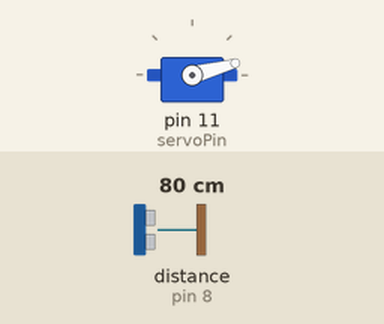
This sketch was run on a simulated Arduino Uno, built with avr-gcc and run on an emulated ATmega328P. Shown: servo. Wiring (inferred from the names in the program): ultrasonic range finder: trigger pin 7; echo pin 8. The inputs (shaded band) are chosen by the test bench; at power-on: distance to the obstacle (sensor on pin 8) 80 cm. The echo pulse lasts 58.3 µs per cm; what the sketch prints to the serial monitor is not drawn.

Above: at 1.29 s.
1.3 s: distance to the obstacle (sensor on pin 8) set to 2 cm
At 2.25 s:
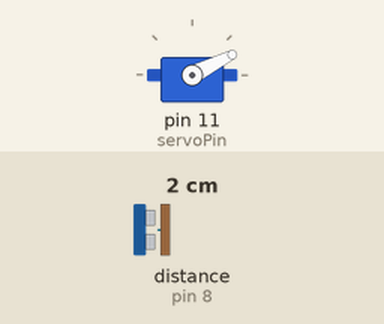
4.3 s: distance to the obstacle (sensor on pin 8) set to 4 cm
At 4.33 s:
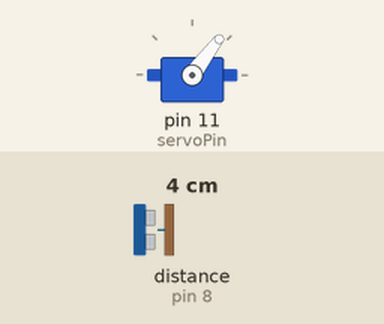
Timing chart, 0 to 22.3 s (numbered marks = the images above; inputs shaded):
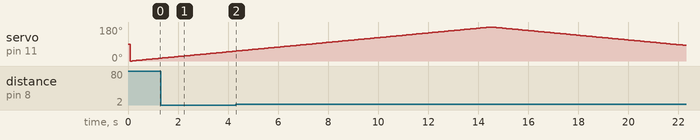

Measured:
- by itself, servo on pin 11 (servoPin): rises from 52° to 180° in 10.2 s, then falls to 83° in 7.8 s

The sketch:

kadai7-2-1.ino
```cpp
#include <Servo.h>
#include <MsTimer2.h>

Servo servo; //Servo クラスのインスタンス servo を生成
const int trig = 7; //Trig ピンに接続する Arduino のピン番号
const int echo = 8; //Echo ピンに接続する Arduino のピン番号
const int servoPin = 11; //サーボモータの信号線に接続する Arduino のピン番号
unsigned long interval; //Echo のパルス幅(μs)
int distance; //距離(cm)
int angle; //回す角度
float wait; //待機時間
boolean clockwise = false; //時計回りかどうか

void setup() {
  Serial.begin(9600); //シリアル通信を 9600bps で初期化
  pinMode(trig, OUTPUT); //trig を出力ポートに設定
  pinMode(echo, INPUT); //echo を入力ポートに設定
  servo.attach(servoPin); //制御の対象を servoPin に割り当て
  angle = 0;
  wait = 80;
  //15秒で180度回転したいので
  //1度回転ごとに15 / 180秒待てば良い
  MsTimer2::set(wait,anglechange);
  MsTimer2::start(); //タイマ割り込みスタート

  //
}
void anglechange() {
  servo.write(angle); //角度をサーボモータに出力
  if (clockwise)  angle --; //時計回りなら角度を小さくしていく
  else {
    angle ++; //半時計回りなら角度を大きくしていく
  }
  if (angle == 180) clockwise = true; //角度が180に到達したら時計回りに変更
  if (angle == 0) clockwise = false; //角度が0に到達したら半時計回りにする
}

void loop() {
  digitalWrite(trig, HIGH); //10μs のパルスを超音波センサの Trig ピンに出力
  delayMicroseconds(10);
  digitalWrite(trig, LOW);
  interval = pulseIn(echo, HIGH, 3452); //Echo 信号が HIGH である時間(μs)を計測
  //0.61*25 + 331.5 = 346.75
  //346.75 * x * 100 / 2 = 60
  //x = 3452
  distance = 340 * interval / 10000 / 2; //距離(cm)に変換

  if (distance > 60 ) { //距離が60cmを超えたら60とする
    distance = 60;
  }
  Serial.write('H'); //ハンドシェイク用の記号
  Serial.write(distance); //距離を送信,60までなので1byteでok
  Serial.write(angle); //角度を送信,180までなので1byteでok
  delay(60);
   //Trig を再度 HIGH にするまでに 60ms 以上の間隔をあける(HC-SR04 の仕様)
   //この処理をしない場合、動作が不安定になる
}
```
